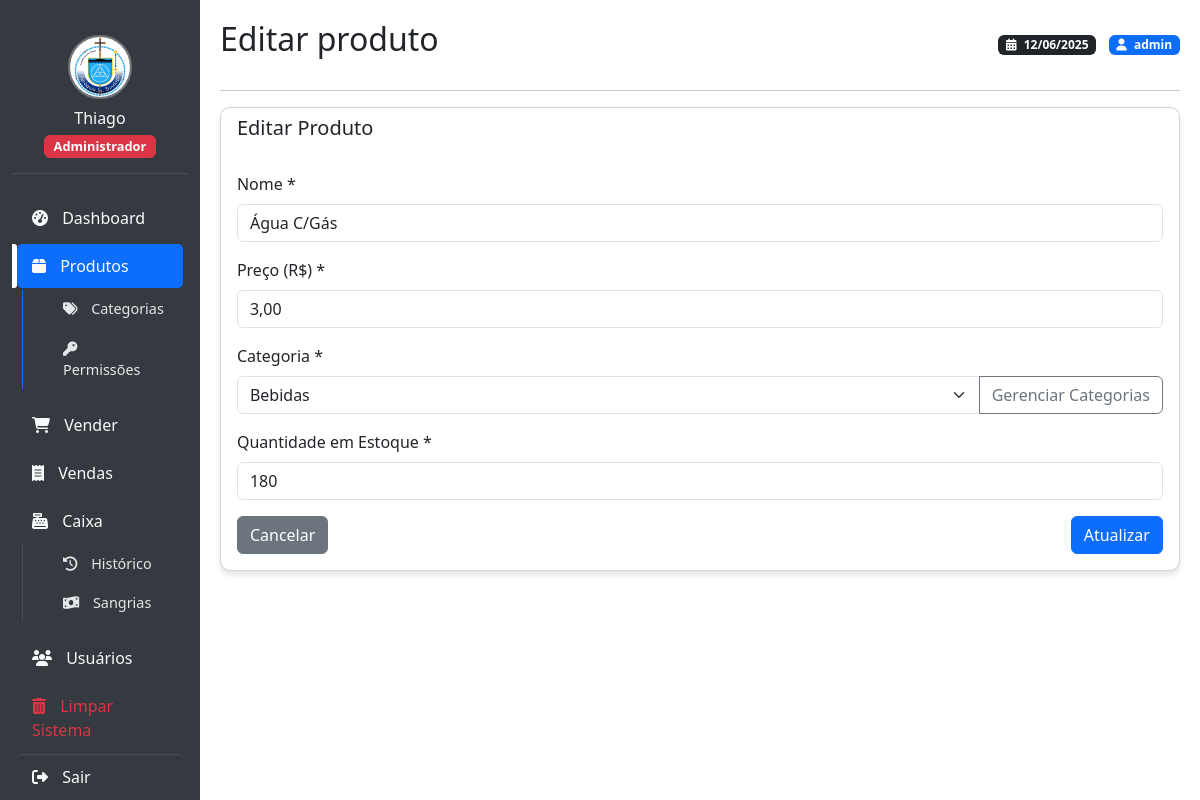
The page /editar_produto.php?id=18 (signed in) on the database as committed earlier.
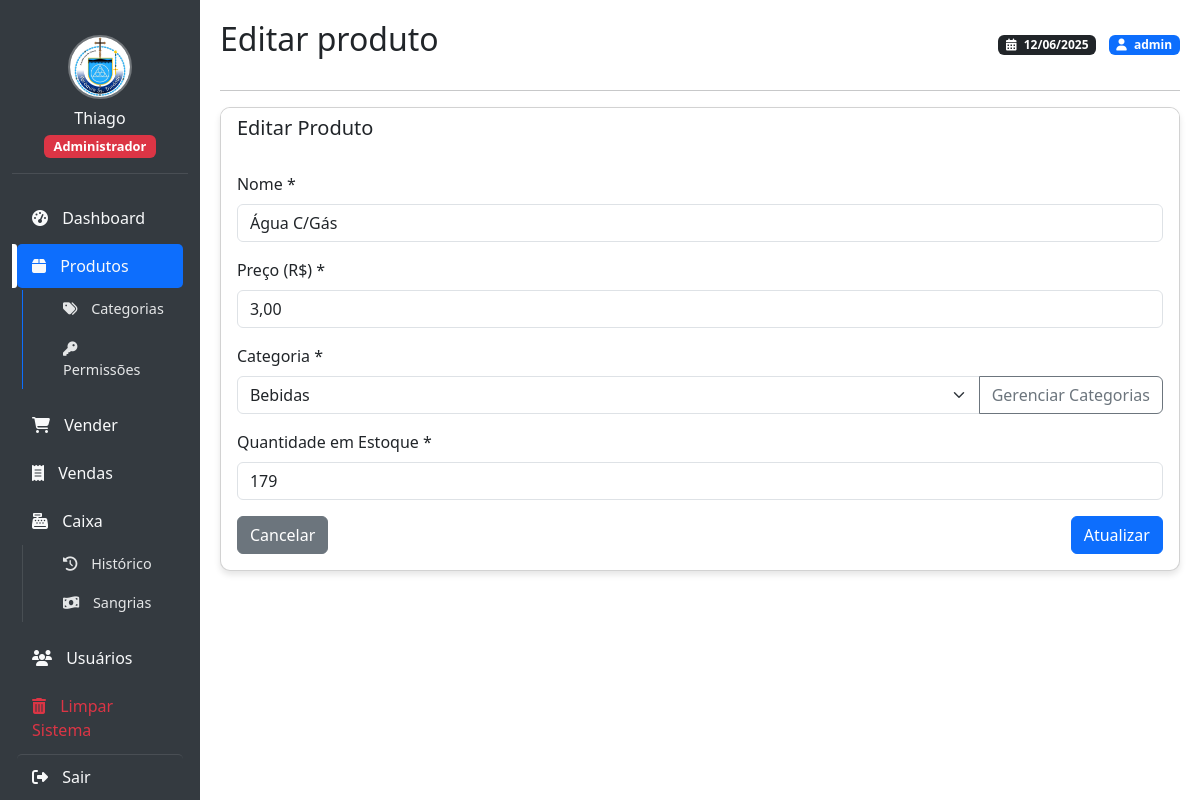
The same page on the database as committed later.
### tables this page shows
CREATE TABLE IF NOT EXISTS `produtos` (
  `id` int(11) NOT NULL AUTO_INCREMENT,
  `nome` varchar(100) DEFAULT NULL,
  `preco` decimal(10,2) DEFAULT NULL,
  `quantidade_estoque` int(11) DEFAULT NULL,
  `categoria_id` int(11) DEFAULT NULL,
  `cor` varchar(7) DEFAULT '#eeeeee',
  PRIMARY KEY (`id`),
  KEY `fk_produto_categoria` (`categoria_id`),
  CONSTRAINT `fk_produto_categoria` FOREIGN KEY (`categoria_id`) REFERENCES `categorias` (`id`) ON DELETE SET NULL
);

CREATE TABLE IF NOT EXISTS `categorias` (
  `id` int(11) NOT NULL AUTO_INCREMENT,
  `nome` varchar(50) NOT NULL,
  PRIMARY KEY (`id`),
  UNIQUE KEY `nome` (`nome`)
);

### editar_produto.php (the view, shortened to what this page needs)
<?php
require_once 'db.php';
$produto = null;
$id = mysqli_real_escape_string($conn, $_GET['id']);
$sql_categorias = "SELECT * FROM categorias ORDER BY nome";
$result_categorias = mysqli_query($conn, $sql_categorias);
$sql = "SELECT p.*, c.nome as categoria_nome
        FROM produtos p
        LEFT JOIN categorias c ON p.categoria_id = c.id
        WHERE p.id = $id";
$result = mysqli_query($conn, $sql);
if (mysqli_num_rows($result) > 0) {
    $produto = mysqli_fetch_assoc($result);
} else {
    header("Location: produtos.php");
    exit;
}
include 'header.php';
?>
<div class="card">
    <div class="card-header">
        <h5 class="card-title">Editar Produto</h5>
    </div>
    <div class="card-body">
        <form method="post" action="">
            <div class="mb-3">
                <label for="nome" class="form-label">Nome *</label>
                <input type="text" class="form-control" id="nome" name="nome"
                       value="<?php echo htmlspecialchars($produto['nome']); ?>" required>
            </div>
            <div class="mb-3">
                <label for="preco" class="form-label">Preço (R$) *</label>
                <input type="text" class="form-control" id="preco" name="preco" required
                       value="<?php echo str_replace('.', ',', $produto['preco']); ?>"
                       placeholder="0,00" pattern="[0-9]+([,\.][0-9]{0,2})?">
            </div>
            <div class="mb-3">
                <label for="categoria_id" class="form-label">Categoria *</label>
                <div class="input-group">
                    <select class="form-select" id="categoria_id" name="categoria_id" required>
                        <?php while ($categoria = mysqli_fetch_assoc($result_categorias)): ?>
                            <option value="<?php echo $categoria['id']; ?>"
                                <?php echo ($produto['categoria_id'] == $categoria['id']) ? 'selected' : ''; ?>>
                                <?php echo htmlspecialchars($categoria['nome']); ?>
                            </option>
                        <?php endwhile; ?>
                    </select>
                    <a href="produtos/categorias.php" class="btn btn-outline-secondary" target="_blank">
                        Gerenciar Categorias
                    </a>
                </div>
            </div>
            <div class="mb-3">
                <label for="quantidade_estoque" class="form-label">Quantidade em Estoque *</label>
                <input type="number" class="form-control" id="quantidade_estoque" name="quantidade_estoque"
                       value="<?php echo $produto['quantidade_estoque']; ?>" required min="0">
            </div>
            <div class="d-flex justify-content-between">
                <a href="produtos.php" class="btn btn-secondary">Cancelar</a>
                <button type="submit" class="btn btn-primary">Atualizar</button>
            </div>
        </form>
    </div>
</div>
<?php include 'footer.php'; ?>

Rows that differ between the two databases and show on the page:
changed produtos "Água C/Gás": quantidade_estoque "180" → "179"
